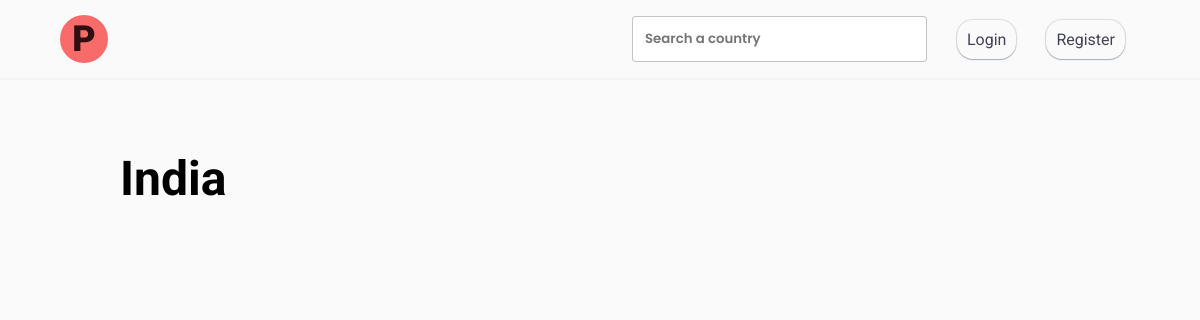
The page /India/ on the database as committed earlier.
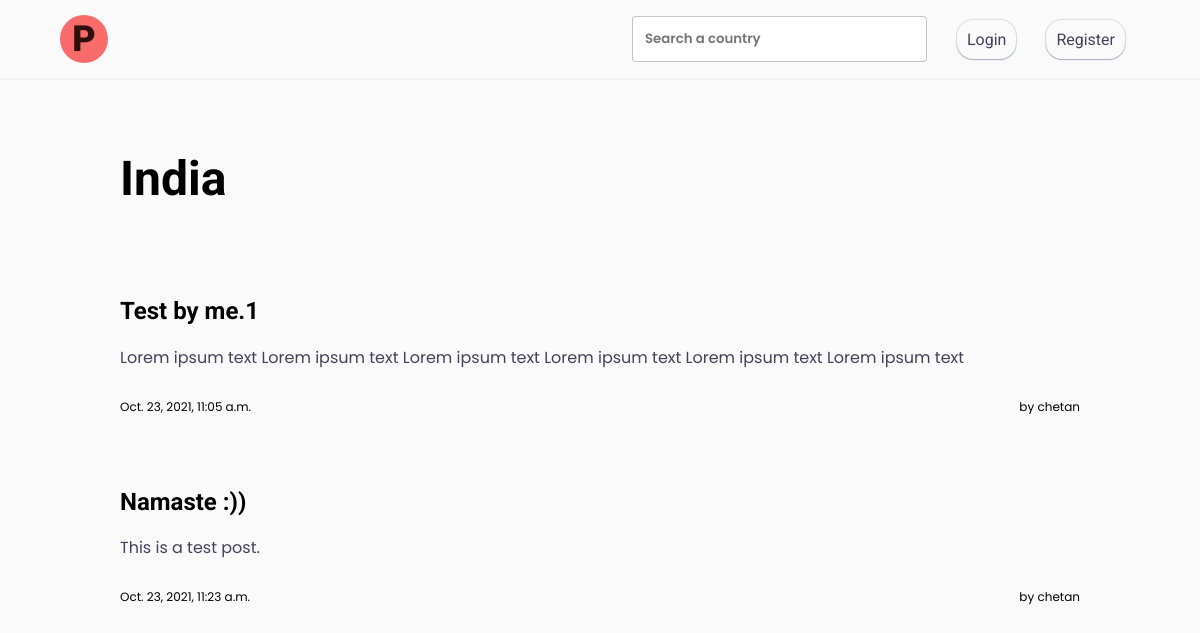
The same page on the database as committed later.
### heritage/models.py (models this page shows, shortened)
class Posts(models.Model):
    title = models.CharField(max_length=64)
    content =  models.CharField(max_length=1920)
    country = models.CharField(max_length=64)
    timestamp = models.DateTimeField(auto_now=True)
    poster = models.ForeignKey(User, on_delete=models.CASCADE, related_name="poster")

class User(AbstractUser):
    def __str__(self):
        return f"{self.username}"

### heritage/views.py (the view)
# urls.py: path("<str:country>/", views.country_page, name="country_page"),
def country_page(request, country):
    posts = Posts.objects.filter(country = country)
    return render(request, 'heritage/countryPage.html', {
        "posts" : posts,
        "country" : country,
    })

### heritage/templates/heritage/countryPage.html (shortened to what this page needs)
{% extends "heritage/layout.html" %}
{% load static %}
{% block body %}
<section class="info">
    <div class="info__name">
        <h1> {{country}} </h1>
    </div>
</section>
<section class="posts">
    {% for post in posts %}
    <div class="posts__post">
        <h2>{{post.title}}</h2>
        <p class="content">{{post.content}}</p>
        <div class="post-info">
            <p class="time"> {{post.timestamp}} </p>
            <p class="poster">by {{post.poster}} </p>
        </div>
    </div>
    {% endfor %}
</section>
{% endblock %}

Rows that differ between the two databases and show on the page:
added Posts: title "Test by me.1", content "Lorem ipsum text Lorem ipsum text Lorem ipsum text Lorem ipsum text Lorem ipsum text Lorem ipsum text", timestamp "Oct. 23, 2021, 11:05 a.m.", poster "chetan"
added Posts: title "Namaste :))", content "This is a test post.", timestamp "Oct. 23, 2021, 11:23 a.m.", poster "chetan"
